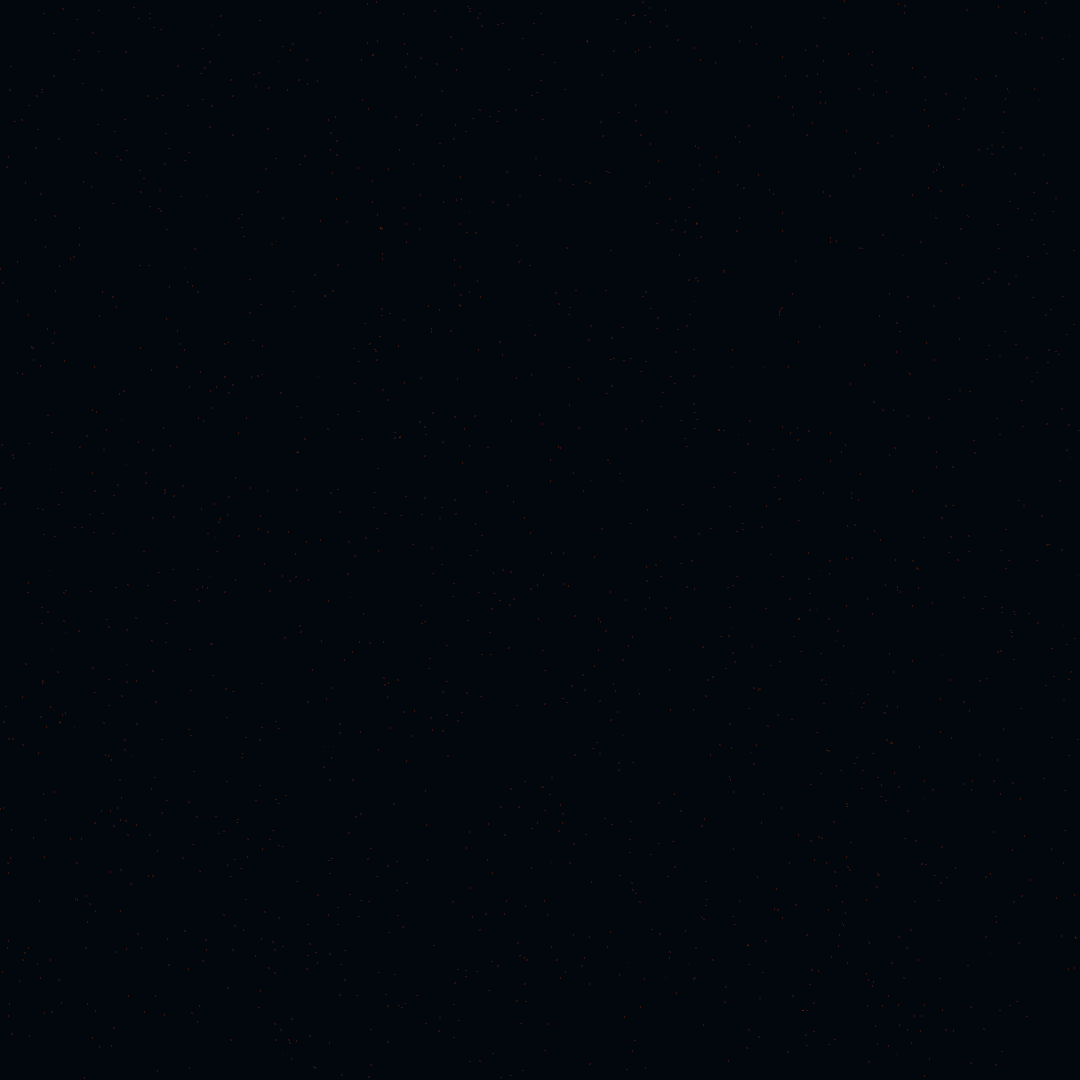
Frame 1 (no input)
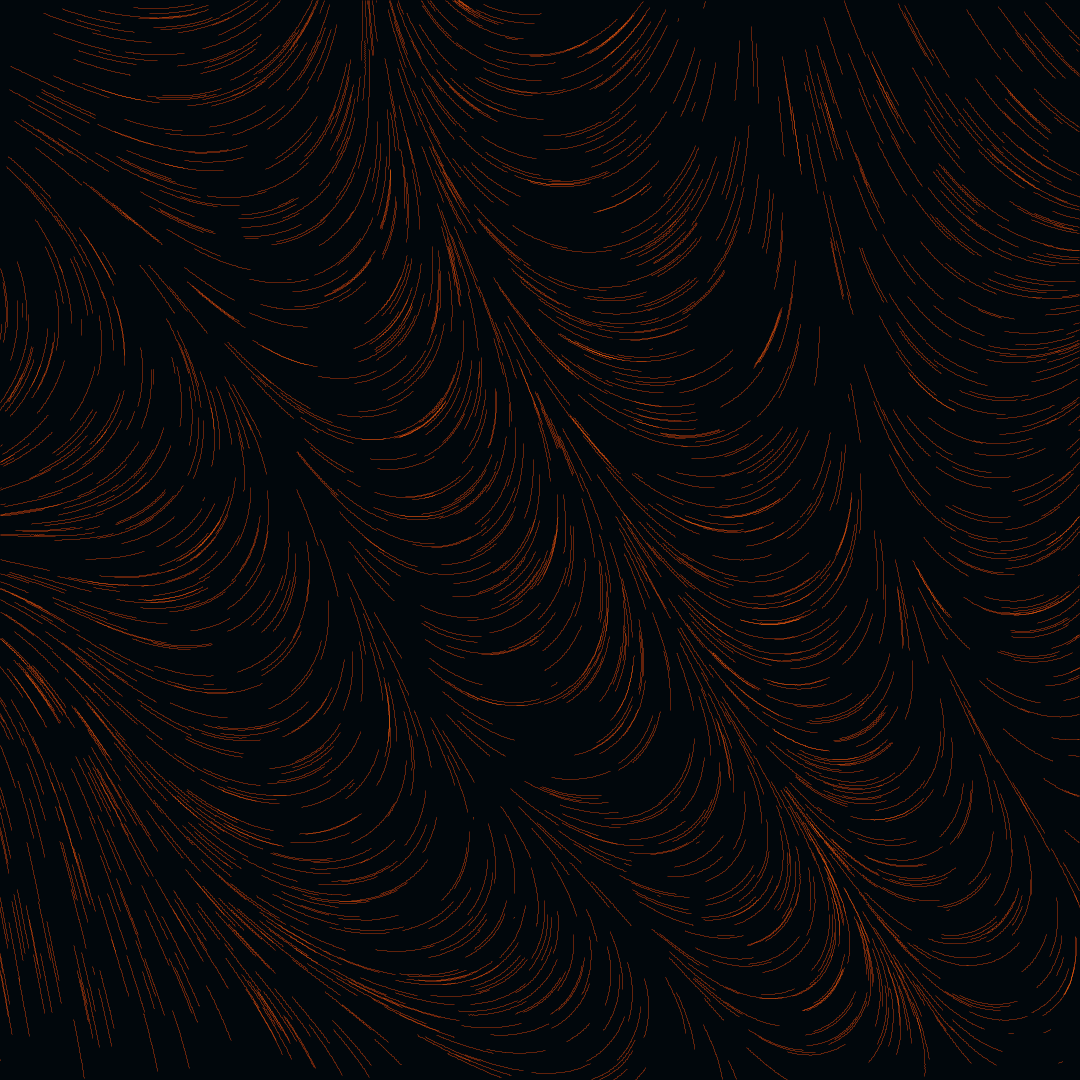
Frame 60 (the mouse pressed at the canvas centre just before this capture)
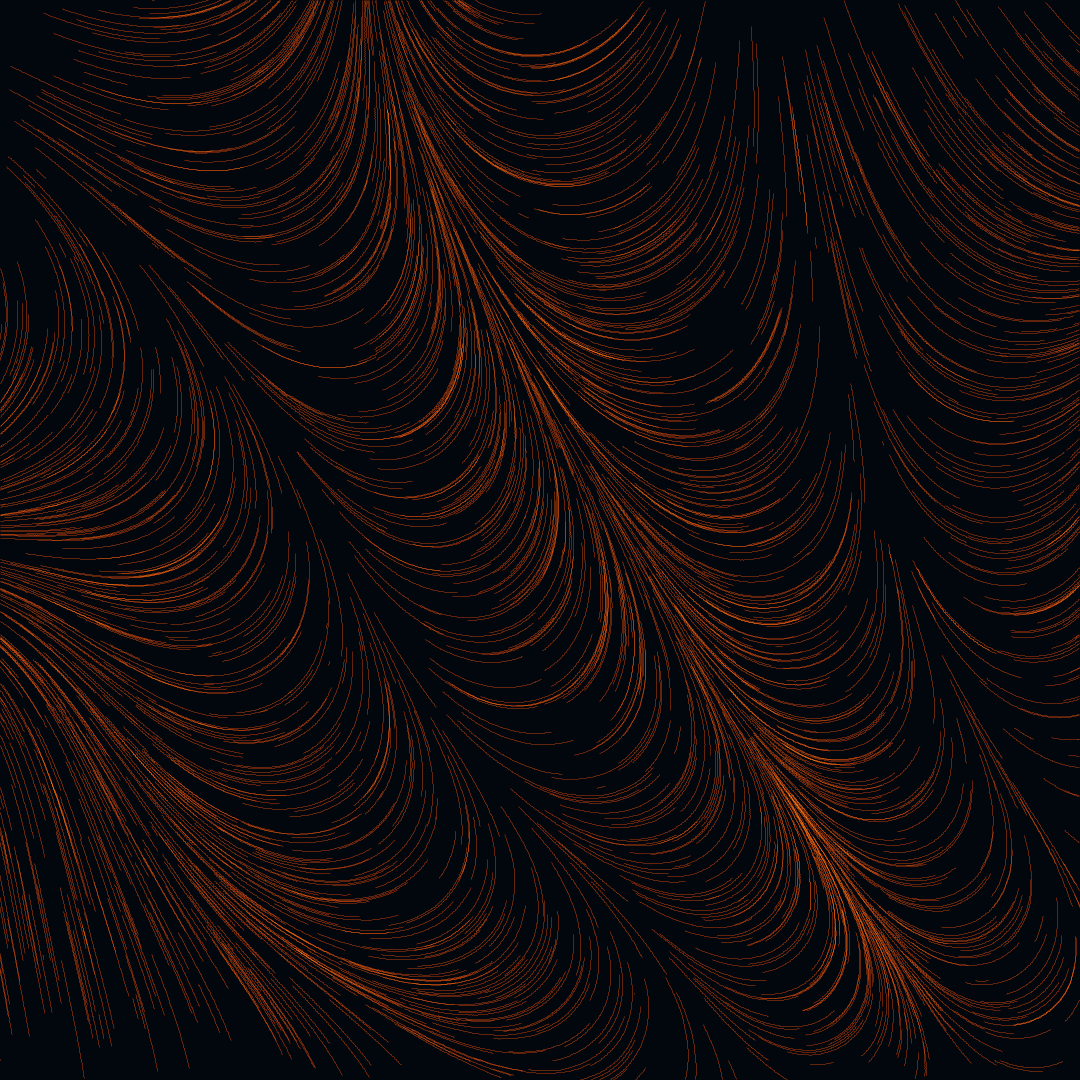
Frame 120 (the mouse held since frame 60 and released just before this capture)

The Processing sketch that drew these frames (run headless with seeded random() and noise(); from frame 60 on, the mouse is pressed at the canvas centre):

// Processing sketch: Swirl
// ── Swirl.pde
ArrayList<particle> p;
int num=1700;
float nScale=10, nInc=.001, angle;
int unit=5, i, j;

void setup()
{
  colorMode(HSB, 360, 100, 100);
  blendMode(SCREEN);
  smooth();
  size(1080, 1080);
  background(210, 90, 5);
  
  p = new ArrayList<particle>();
  for (int i=0; i<num; i++)
    p.add(new particle(random(width), random(height)));
}

void setVector(particle a)
{
  i = (int) (a.pos.x/unit);
  j = (int) (a.pos.y/unit);

  angle = noise(i*nInc, j*nInc) * 2 * PI * nScale;
  a.acc.x = cos(angle);
  a.acc.y = sin(angle);
}

void draw()
{    
  for (int i=0; i<num; i++) {
    setVector(p.get(i));
    p.get(i).update();
    p.get(i).display();
  }
}

void keyPressed() 
{
  if (keyCode == ENTER)
    save("####.jpg");
}

// ── particle.pde
class particle
{
  PVector pos, pPos;
  PVector vel, acc;
  float speed = 3;
  float h = 15;

  particle(float x, float y)
  {
    pos = pPos = new PVector(x, y);
    vel = acc = new PVector(0, 0);
  }

  void update()
  {
    vel.add(acc);
    vel.limit(1);
    pPos = pos.copy();
    pos.add(vel);
    wrap();
  }

  void wrap()
  {
    if (pos.x>width || pos.x<0) {
      pos.x = pPos.x = random(0, width);
      pos.y = pPos.y = random(0, height);
    }
    if (pos.y>height || pos.y<0) {
      pos.x = pPos.x = random(0, width);
      pos.y = pPos.y = random(0, height);
    }
  }

  void display()
  {
    noFill();
    stroke(h, 100, 100, 90);
    strokeWeight(.8);
    line(pos.x, pos.y, pPos.x, pPos.y);
    if (h<30)
      h += .03;
  }
}
